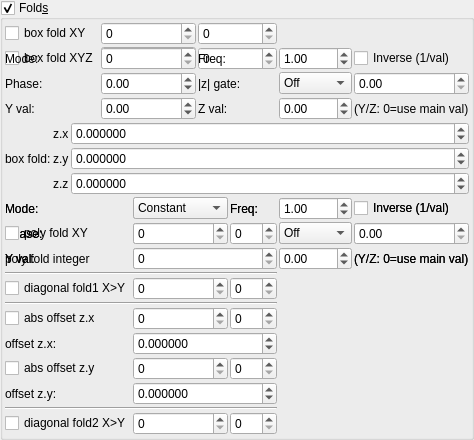
    <widget class="MyGroupBox" name="groupCheck_transf_function_enabled_false">
     <property name="toolTip">
      <string/>
     </property>
     <property name="title">
      <string>Fold&amp;s</string>
     </property>
     <property name="checkable">
      <bool>true</bool>
     </property>
     <layout class="QVBoxLayout" name="verticalLayout_33" stretch="0,0,0">
      <property name="spacing">
       <number>2</number>
      </property>
      <property name="leftMargin">
       <number>2</number>
      </property>
      <property name="topMargin">
       <number>2</number>
      </property>
      <property name="rightMargin">
       <number>2</number>
      </property>
      <property name="bottomMargin">
       <number>2</number>
      </property>
      <item>
       <layout class="QGridLayout" name="gridLayout_15" rowstretch="0,0" columnstretch="0,1,1">
        <property name="spacing">
         <number>2</number>
        </property>
        <item row="0" column="2">
         <widget class="MySpinBox" name="spinboxInt_transf_stop_iterations_A">
          <property name="enabled">
           <bool>true</bool>
          </property>
          <property name="sizePolicy">
           <sizepolicy hsizetype="Minimum" vsizetype="Maximum">
            <horstretch>0</horstretch>
            <verstretch>0</verstretch>
           </sizepolicy>
          </property>
          <property name="maximum">
           <number>999</number>
          </property>
         </widget>
        </item>
        <item row="0" column="1">
         <widget class="MySpinBox" name="spinboxInt_transf_start_iterations_A">
          <property name="enabled">
           <bool>true</bool>
          </property>
          <property name="sizePolicy">
           <sizepolicy hsizetype="Minimum" vsizetype="Maximum">
            <horstretch>0</horstretch>
            <verstretch>0</verstretch>
           </sizepolicy>
          </property>
          <property name="maximum">
           <number>999</number>
          </property>
         </widget>
        </item>
        <item row="1" column="0">
         <widget class="MyCheckBox" name="checkBox_transf_function_enabledB_false">
          <property name="text">
           <string notr="true">box fold XYZ</string>
          </property>
         </widget>
        </item>
        <item row="1" column="2">
         <widget class="MySpinBox" name="spinboxInt_transf_stop_iterations_B">
          <property name="enabled">
           <bool>true</bool>
          </property>
          <property name="sizePolicy">
           <sizepolicy hsizetype="Minimum" vsizetype="Maximum">
            <horstretch>0</horstretch>
            <verstretch>0</verstretch>
           </sizepolicy>
          </property>
          <property name="maximum">
           <number>999</number>
          </property>
         </widget>
        </item>
      <item row="1" column="0">
       <widget class="QLabel"><property name="text"><string>Mode:</string></property></widget>
      </item>
      <item row="1" column="1">
       <widget class="MyComboBox" name="comboBox_transf_multiplier_value_mode_1">
        <item><property name="text"><string notr="true">Constant</string></property></item>
        <item><property name="text"><string notr="true">Sine</string></property></item>
        <item><property name="text"><string notr="true">Ramp</string></property></item>
        <item><property name="text"><string notr="true">Exponential</string></property></item>
        <item><property name="text"><string notr="true">Triangle</string></property></item>
        <item><property name="text"><string notr="true">Square</string></property></item>
        <item><property name="text"><string notr="true">Smoothstep</string></property></item>
       </widget>
      </item>
      <item row="1" column="2">
       <widget class="QLabel"><property name="text"><string>Freq:</string></property></widget>
      </item>
      <item row="1" column="3">
       <widget class="MyDoubleSpinBox" name="spinbox_transf_multiplier_frequency_1">
        <property name="minimum"><double>0.01</double></property><property name="maximum"><double>100.0</double></property>
        <property name="singleStep"><double>0.1</double></property><property name="value"><double>1.0</double></property>
       </widget>
      </item>
      <item row="1" column="4" colspan="2">
       <widget class="MyCheckBox" name="checkBox_transf_multiplier_inverse_1">
        <property name="text"><string>Inverse (1/val)</string></property>
       </widget>
      </item>
      <item row="2" column="0">
       <widget class="QLabel"><property name="text"><string>Phase:</string></property></widget>
      </item>
      <item row="2" column="1">
       <widget class="MyDoubleSpinBox" name="spinbox_transf_multiplier_phase_1">
        <property name="minimum"><double>-10.0</double></property><property name="maximum"><double>10.0</double></property>
        <property name="singleStep"><double>0.1</double></property><property name="value"><double>0.0</double></property>
       </widget>
      </item>
      <item row="2" column="2">
       <widget class="QLabel"><property name="text"><string>|z| gate:</string></property></widget>
      </item>
      <item row="2" column="3">
       <widget class="MyComboBox" name="comboBox_transf_multiplier_threshold_mode_1">
        <item><property name="text"><string notr="true">Off</string></property></item>
        <item><property name="text"><string notr="true">&gt; thresh</string></property></item>
        <item><property name="text"><string notr="true">&lt; thresh</string></property></item>
       </widget>
      </item>
      <item row="2" column="4" colspan="2">
       <widget class="MyDoubleSpinBox" name="spinbox_transf_multiplier_threshold_1">
        <property name="minimum"><double>0.0</double></property><property name="maximum"><double>1000.0</double></property>
        <property name="singleStep"><double>0.1</double></property><property name="value"><double>0.0</double></property>
       </widget>
      </item>
      <item row="3" column="0">
       <widget class="QLabel"><property name="text"><string>Y val:</string></property></widget>
      </item>
      <item row="3" column="1">
       <widget class="MyDoubleSpinBox" name="spinbox_transf_multiplier_scale_y_1">
        <property name="minimum"><double>-100.0</double></property><property name="maximum"><double>100.0</double></property>
        <property name="singleStep"><double>0.01</double></property><property name="value"><double>0.0</double></property>
       </widget>
      </item>
      <item row="3" column="2">
       <widget class="QLabel"><property name="text"><string>Z val:</string></property></widget>
      </item>
      <item row="3" column="3">
       <widget class="MyDoubleSpinBox" name="spinbox_transf_multiplier_scale_z_1">
        <property name="minimum"><double>-100.0</double></property><property name="maximum"><double>100.0</double></property>
        <property name="singleStep"><double>0.01</double></property><property name="value"><double>0.0</double></property>
       </widget>
      </item>
      <item row="3" column="4" colspan="2">
       <widget class="QLabel"><property name="text"><string notr="true">(Y/Z: 0=use main val)</string></property></widget>
      </item>
        <item row="1" column="1">
         <widget class="MySpinBox" name="spinboxInt_transf_start_iterations_B">
          <property name="enabled">
           <bool>true</bool>
          </property>
          <property name="sizePolicy">
           <sizepolicy hsizetype="Minimum" vsizetype="Maximum">
            <horstretch>0</horstretch>
            <verstretch>0</verstretch>
           </sizepolicy>
          </property>
          <property name="maximum">
           <number>999</number>
          </property>
         </widget>
        </item>
        <item row="0" column="0">
         <widget class="MyCheckBox" name="checkBox_transf_function_enabledA_false">
          <property name="text">
           <string notr="true">box fold XY</string>
          </property>
         </widget>
        </item>
       </layout>
      </item>
      <item>
       <layout class="QGridLayout" name="gridLayout_16" columnstretch="0,0,1">
        <property name="spacing">
         <number>2</number>
        </property>
        <item row="2" column="1">
         <widget class="QLabel" name="label_131">
          <property name="text">
           <string notr="true">z.z</string>
          </property>
         </widget>
        </item>
        <item row="1" column="1">
         <widget class="QLabel" name="label_130">
          <property name="text">
           <string notr="true">z.y</string>
          </property>
         </widget>
        </item>
        <item row="0" column="1">
         <widget class="QLabel" name="label_132">
          <property name="text">
           <string notr="true">z.x</string>
          </property>
         </widget>
        </item>
        <item row="1" column="0">
         <widget class="QLabel" name="label_109">
          <property name="text">
           <string>box fold:</string>
          </property>
         </widget>
        </item>
        <item row="0" column="2">
         <widget class="MyDoubleSpinBox" name="spinbox3_transf_addition_constantA_111_x">
          <property name="sizePolicy">
           <sizepolicy hsizetype="Minimum" vsizetype="Maximum">
            <horstretch>0</horstretch>
            <verstretch>0</verstretch>
           </sizepolicy>
          </property>
          <property name="prefix">
           <string/>
          </property>
          <property name="suffix">
           <string/>
          </property>
          <property name="decimals">
           <number>6</number>
          </property>
          <property name="minimum">
           <double>-99.989999999999995</double>
          </property>
          <property name="maximum">
           <double>99.989999999999995</double>
          </property>
          <property name="singleStep">
           <double>0.100000000000000</double>
          </property>
         </widget>
        </item>
        <item row="1" column="2">
         <widget class="MyDoubleSpinBox" name="spinbox3_transf_addition_constantA_111_y">
          <property name="sizePolicy">
           <sizepolicy hsizetype="Minimum" vsizetype="Maximum">
            <horstretch>0</horstretch>
            <verstretch>0</verstretch>
           </sizepolicy>
          </property>
          <property name="prefix">
           <string/>
          </property>
          <property name="suffix">
           <string/>
          </property>
          <property name="decimals">
           <number>6</number>
          </property>
          <property name="minimum">
           <double>-99.989999999999995</double>
          </property>
          <property name="maximum">
           <double>99.989999999999995</double>
          </property>
          <property name="singleStep">
           <double>0.100000000000000</double>
          </property>
         </widget>
        </item>
        <item row="2" column="2">
         <widget class="MyDoubleSpinBox" name="spinbox3_transf_addition_constantA_111_z">
          <property name="sizePolicy">
           <sizepolicy hsizetype="Minimum" vsizetype="Maximum">
            <horstretch>0</horstretch>
            <verstretch>0</verstretch>
           </sizepolicy>
          </property>
          <property name="prefix">
           <string/>
          </property>
          <property name="suffix">
           <string/>
          </property>
          <property name="decimals">
           <number>6</number>
          </property>
          <property name="minimum">
           <double>-99.989999999999995</double>
          </property>
          <property name="maximum">
           <double>99.989999999999995</double>
          </property>
          <property name="singleStep">
           <double>0.100000000000000</double>
          </property>
         </widget>
        </item>
       </layout>
      </item>
      <item>
       <layout class="QGridLayout" name="gridLayout_10" columnstretch="0,1,1">
        <property name="spacing">
         <number>2</number>
        </property>
        <item row="9" column="1">
         <widget class="MySpinBox" name="spinboxInt_transf_start_iterations_D">
          <property name="enabled">
           <bool>true</bool>
          </property>
          <property name="sizePolicy">
           <sizepolicy hsizetype="Minimum" vsizetype="Maximum">
            <horstretch>0</horstretch>
            <verstretch>0</verstretch>
           </sizepolicy>
          </property>
          <property name="maximum">
           <number>999</number>
          </property>
         </widget>
        </item>
        <item row="9" column="2">
         <widget class="MySpinBox" name="spinboxInt_transf_stop_iterations_D">
          <property name="enabled">
           <bool>true</bool>
          </property>
          <property name="sizePolicy">
           <sizepolicy hsizetype="Minimum" vsizetype="Maximum">
            <horstretch>0</horstretch>
            <verstretch>0</verstretch>
           </sizepolicy>
          </property>
          <property name="maximum">
           <number>999</number>
          </property>
         </widget>
        </item>
      <item row="1" column="0">
       <widget class="QLabel"><property name="text"><string>Mode:</string></property></widget>
      </item>
      <item row="1" column="1">
       <widget class="MyComboBox" name="comboBox_transf_multiplier_value_mode_3">
        <item><property name="text"><string notr="true">Constant</string></property></item>
        <item><property name="text"><string notr="true">Sine</string></property></item>
        <item><property name="text"><string notr="true">Ramp</string></property></item>
        <item><property name="text"><string notr="true">Exponential</string></property></item>
        <item><property name="text"><string notr="true">Triangle</string></property></item>
        <item><property name="text"><string notr="true">Square</string></property></item>
        <item><property name="text"><string notr="true">Smoothstep</string></property></item>
       </widget>
      </item>
      <item row="1" column="2">
       <widget class="QLabel"><property name="text"><string>Freq:</string></property></widget>
      </item>
      <item row="1" column="3">
       <widget class="MyDoubleSpinBox" name="spinbox_transf_multiplier_frequency_3">
        <property name="minimum"><double>0.01</double></property><property name="maximum"><double>100.0</double></property>
        <property name="singleStep"><double>0.1</double></property><property name="value"><double>1.0</double></property>
       </widget>
      </item>
      <item row="1" column="4" colspan="2">
       <widget class="MyCheckBox" name="checkBox_transf_multiplier_inverse_3">
        <property name="text"><string>Inverse (1/val)</string></property>
       </widget>
      </item>
      <item row="2" column="0">
       <widget class="QLabel"><property name="text"><string>Phase:</string></property></widget>
      </item>
      <item row="2" column="1">
       <widget class="MyDoubleSpinBox" name="spinbox_transf_multiplier_phase_3">
        <property name="minimum"><double>-10.0</double></property><property name="maximum"><double>10.0</double></property>
        <property name="singleStep"><double>0.1</double></property><property name="value"><double>0.0</double></property>
       </widget>
      </item>
      <item row="2" column="2">
       <widget class="QLabel"><property name="text"><string>|z| gate:</string></property></widget>
      </item>
      <item row="2" column="3">
       <widget class="MyComboBox" name="comboBox_transf_multiplier_threshold_mode_3">
        <item><property name="text"><string notr="true">Off</string></property></item>
        <item><property name="text"><string notr="true">&gt; thresh</string></property></item>
        <item><property name="text"><string notr="true">&lt; thresh</string></property></item>
       </widget>
      </item>
      <item row="2" column="4" colspan="2">
       <widget class="MyDoubleSpinBox" name="spinbox_transf_multiplier_threshold_3">
        <property name="minimum"><double>0.0</double></property><property name="maximum"><double>1000.0</double></property>
        <property name="singleStep"><double>0.1</double></property><property name="value"><double>0.0</double></property>
       </widget>
      </item>
      <item row="3" column="0">
       <widget class="QLabel"><property name="text"><string>Y val:</string></property></widget>
      </item>
      <item row="3" column="1">
       <widget class="MyDoubleSpinBox" name="spinbox_transf_multiplier_scale_y_3">
        <property name="minimum"><double>-100.0</double></property><property name="maximum"><double>100.0</double></property>
        <property name="singleStep"><double>0.01</double></property><property name="value"><double>0.0</double></property>
       </widget>
      </item>
      <item row="3" column="2">
       <widget class="QLabel"><property name="text"><string>Z val:</string></property></widget>
      </item>
      <item row="3" column="3">
       <widget class="MyDoubleSpinBox" name="spinbox_transf_multiplier_scale_z_3">
        <property name="minimum"><double>-100.0</double></property><property name="maximum"><double>100.0</double></property>
        <property name="singleStep"><double>0.01</double></property><property name="value"><double>0.0</double></property>
       </widget>
      </item>
      <item row="3" column="4" colspan="2">
       <widget class="QLabel"><property name="text"><string notr="true">(Y/Z: 0=use main val)</string></property></widget>
      </item>
        <item row="6" column="0" colspan="3">
         <widget class="Line" name="line">
          <property name="orientation">
           <enum>Qt::Horizontal</enum>
          </property>
         </widget>
        </item>
        <item row="12" column="1">
         <widget class="MySpinBox" name="spinboxInt_transf_start_iterations_Cy">
          <property name="sizePolicy">
           <sizepolicy hsizetype="Minimum" vsizetype="Maximum">
            <horstretch>0</horstretch>
            <verstretch>0</verstretch>
           </sizepolicy>
          </property>
          <property name="minimum">
           <number>0</number>
          </property>
          <property name="maximum">
           <number>999</number>
          </property>
          <property name="value">
           <number>0</number>
          </property>
         </widget>
        </item>
        <item row="12" column="0">
         <widget class="MyCheckBox" name="checkBox_transf_function_enabledCy_false">
          <property name="text">
           <string notr="true">diagonal fold2 X&gt;Y</string>
          </property>
         </widget>
        </item>
        <item row="3" column="0">
         <widget class="QLabel" name="label_45">
          <property name="text">
           <string>poly fold integer</string>
          </property>
         </widget>
        </item>
        <item row="5" column="0">
         <widget class="MyCheckBox" name="checkBox_transf_function_enabledCx_false">
          <property name="text">
           <string notr="true">diagonal fold1 X&gt;Y</string>
          </property>
         </widget>
        </item>
        <item row="5" column="2">
         <widget class="MySpinBox" name="spinboxInt_transf_stop_iterations_Cx">
          <property name="enabled">
           <bool>true</bool>
          </property>
          <property name="sizePolicy">
           <sizepolicy hsizetype="Minimum" vsizetype="Maximum">
            <horstretch>0</horstretch>
            <verstretch>0</verstretch>
           </sizepolicy>
          </property>
          <property name="maximum">
           <number>999</number>
          </property>
         </widget>
        </item>
      <item row="1" column="0">
       <widget class="QLabel"><property name="text"><string>Mode:</string></property></widget>
      </item>
      <item row="1" column="1">
       <widget class="MyComboBox" name="comboBox_transf_multiplier_value_mode_2">
        <item><property name="text"><string notr="true">Constant</string></property></item>
        <item><property name="text"><string notr="true">Sine</string></property></item>
        <item><property name="text"><string notr="true">Ramp</string></property></item>
        <item><property name="text"><string notr="true">Exponential</string></property></item>
        <item><property name="text"><string notr="true">Triangle</string></property></item>
        <item><property name="text"><string notr="true">Square</string></property></item>
        <item><property name="text"><string notr="true">Smoothstep</string></property></item>
       </widget>
      </item>
      <item row="1" column="2">
       <widget class="QLabel"><property name="text"><string>Freq:</string></property></widget>
      </item>
      <item row="1" column="3">
       <widget class="MyDoubleSpinBox" name="spinbox_transf_multiplier_frequency_2">
        <property name="minimum"><double>0.01</double></property><property name="maximum"><double>100.0</double></property>
        <property name="singleStep"><double>0.1</double></property><property name="value"><double>1.0</double></property>
       </widget>
      </item>
      <item row="1" column="4" colspan="2">
       <widget class="MyCheckBox" name="checkBox_transf_multiplier_inverse_2">
        <property name="text"><string>Inverse (1/val)</string></property>
       </widget>
      </item>
      <item row="2" column="0">
       <widget class="QLabel"><property name="text"><string>Phase:</string></property></widget>
      </item>
      <item row="2" column="1">
       <widget class="MyDoubleSpinBox" name="spinbox_transf_multiplier_phase_2">
        <property name="minimum"><double>-10.0</double></property><property name="maximum"><double>10.0</double></property>
        <property name="singleStep"><double>0.1</double></property><property name="value"><double>0.0</double></property>
       </widget>
      </item>
      <item row="2" column="2">
       <widget class="QLabel"><property name="text"><string>|z| gate:</string></property></widget>
      </item>
      <item row="2" column="3">
       <widget class="MyComboBox" name="comboBox_transf_multiplier_threshold_mode_2">
        <item><property name="text"><string notr="true">Off</string></property></item>
        <item><property name="text"><string notr="true">&gt; thresh</string></property></item>
        <item><property name="text"><string notr="true">&lt; thresh</string></property></item>
       </widget>
      </item>
      <item row="2" column="4" colspan="2">
       <widget class="MyDoubleSpinBox" name="spinbox_transf_multiplier_threshold_2">
        <property name="minimum"><double>0.0</double></property><property name="maximum"><double>1000.0</double></property>
        <property name="singleStep"><double>0.1</double></property><property name="value"><double>0.0</double></property>
       </widget>
      </item>
      <item row="3" column="0">
       <widget class="QLabel"><property name="text"><string>Y val:</string></property></widget>
      </item>
      <item row="3" column="1">
       <widget class="MyDoubleSpinBox" name="spinbox_transf_multiplier_scale_y_2">
        <property name="minimum"><double>-100.0</double></property><property name="maximum"><double>100.0</double></property>
        <property name="singleStep"><double>0.01</double></property><property name="value"><double>0.0</double></property>
       </widget>
      </item>
      <item row="3" column="2">
       <widget class="QLabel"><property name="text"><string>Z val:</string></property></widget>
      </item>
      <item row="3" column="3">
       <widget class="MyDoubleSpinBox" name="spinbox_transf_multiplier_scale_z_2">
        <property name="minimum"><double>-100.0</double></property><property name="maximum"><double>100.0</double></property>
        <property name="singleStep"><double>0.01</double></property><property name="value"><double>0.0</double></property>
       </widget>
      </item>
      <item row="3" column="4" colspan="2">
       <widget class="QLabel"><property name="text"><string notr="true">(Y/Z: 0=use main val)</string></property></widget>
      </item>
        <item row="2" column="1">
         <widget class="MySpinBox" name="spinboxInt_transf_start_iterations_P">
          <property name="enabled">
           <bool>true</bool>
          </property>
          <property name="sizePolicy">
           <sizepolicy hsizetype="Minimum" vsizetype="Maximum">
            <horstretch>0</horstretch>
            <verstretch>0</verstretch>
           </sizepolicy>
          </property>
          <property name="maximum">
           <number>999</number>
          </property>
         </widget>
        </item>
        <item row="5" column="1">
         <widget class="MySpinBox" name="spinboxInt_transf_start_iterations_Cx">
          <property name="enabled">
           <bool>true</bool>
          </property>
          <property name="sizePolicy">
           <sizepolicy hsizetype="Minimum" vsizetype="Maximum">
            <horstretch>0</horstretch>
            <verstretch>0</verstretch>
           </sizepolicy>
          </property>
          <property name="maximum">
           <number>999</number>
          </property>
         </widget>
        </item>
        <item row="3" column="1" colspan="2">
         <widget class="MySpinBox" name="spinboxInt_transf_int_6">
          <property name="enabled">
           <bool>true</bool>
          </property>
          <property name="sizePolicy">
           <sizepolicy hsizetype="Minimum" vsizetype="Maximum">
            <horstretch>0</horstretch>
            <verstretch>0</verstretch>
           </sizepolicy>
          </property>
          <property name="maximum">
           <number>999</number>
          </property>
         </widget>
        </item>
        <item row="7" column="0">
         <widget class="MyCheckBox" name="checkBox_transf_function_enabledC_false">
          <property name="text">
           <string notr="true">abs offset z.x</string>
          </property>
         </widget>
        </item>
        <item row="2" column="0">
         <widget class="MyCheckBox" name="checkBox_transf_function_enabledP_false">
          <property name="font">
           <font>
            <weight>50</weight>
            <bold>false</bold>
           </font>
          </property>
          <property name="text">
           <string>poly fold XY</string>
          </property>
         </widget>
        </item>
        <item row="4" column="0" colspan="3">
         <widget class="Line" name="line_4">
          <property name="orientation">
           <enum>Qt::Horizontal</enum>
          </property>
         </widget>
        </item>
        <item row="2" column="2">
         <widget class="MySpinBox" name="spinboxInt_transf_stop_iterations_P">
          <property name="enabled">
           <bool>true</bool>
          </property>
          <property name="sizePolicy">
           <sizepolicy hsizetype="Minimum" vsizetype="Maximum">
            <horstretch>0</horstretch>
            <verstretch>0</verstretch>
           </sizepolicy>
          </property>
          <property name="maximum">
           <number>999</number>
          </property>
         </widget>
        </item>
        <item row="7" column="2">
         <widget class="MySpinBox" name="spinboxInt_transf_stop_iterations_C">
          <property name="enabled">
           <bool>true</bool>
          </property>
          <property name="sizePolicy">
           <sizepolicy hsizetype="Minimum" vsizetype="Maximum">
            <horstretch>0</horstretch>
            <verstretch>0</verstretch>
           </sizepolicy>
          </property>
          <property name="maximum">
           <number>999</number>
          </property>
         </widget>
        </item>
        <item row="12" column="2">
         <widget class="MySpinBox" name="spinboxInt_transf_stop_iterations_Cy">
          <property name="sizePolicy">
           <sizepolicy hsizetype="Preferred" vsizetype="Maximum">
            <horstretch>0</horstretch>
            <verstretch>0</verstretch>
           </sizepolicy>
          </property>
          <property name="maximum">
           <number>999</number>
          </property>
         </widget>
        </item>
        <item row="8" column="0">
         <widget class="QLabel" name="label_43">
          <property name="text">
           <string>offset z.x:</string>
          </property>
         </widget>
        </item>
        <item row="9" column="0">
         <widget class="MyCheckBox" name="checkBox_transf_function_enabledD_false">
          <property name="enabled">
           <bool>true</bool>
          </property>
          <property name="text">
           <string notr="true">abs offset z.y</string>
          </property>
         </widget>
        </item>
        <item row="7" column="1">
         <widget class="MySpinBox" name="spinboxInt_transf_start_iterations_C">
          <property name="enabled">
           <bool>true</bool>
          </property>
          <property name="sizePolicy">
           <sizepolicy hsizetype="Minimum" vsizetype="Maximum">
            <horstretch>0</horstretch>
            <verstretch>0</verstretch>
           </sizepolicy>
          </property>
          <property name="maximum">
           <number>999</number>
          </property>
         </widget>
        </item>
        <item row="10" column="0">
         <widget class="QLabel" name="label_38">
          <property name="text">
           <string>offset z.y:</string>
          </property>
         </widget>
        </item>
        <item row="10" column="1" colspan="2">
         <widget class="MyDoubleSpinBox" name="spinbox_transf_offsetD_0">
          <property name="enabled">
           <bool>true</bool>
          </property>
          <property name="sizePolicy">
           <sizepolicy hsizetype="Minimum" vsizetype="Maximum">
            <horstretch>0</horstretch>
            <verstretch>0</verstretch>
           </sizepolicy>
          </property>
          <property name="prefix">
           <string/>
          </property>
          <property name="suffix">
           <string/>
          </property>
          <property name="decimals">
           <number>6</number>
          </property>
          <property name="minimum">
           <double>-99.989999999999995</double>
          </property>
          <property name="maximum">
           <double>99.989999999999995</double>
          </property>
          <property name="singleStep">
           <double>0.100000000000000</double>
          </property>
         </widget>
        </item>
        <item row="8" column="1" colspan="2">
         <widget class="MyDoubleSpinBox" name="spinbox_transf_offsetC_0">
          <property name="enabled">
           <bool>true</bool>
          </property>
          <property name="sizePolicy">
           <sizepolicy hsizetype="Minimum" vsizetype="Maximum">
            <horstretch>0</horstretch>
            <verstretch>0</verstretch>
           </sizepolicy>
          </property>
          <property name="prefix">
           <string/>
          </property>
          <property name="suffix">
           <string/>
          </property>
          <property name="decimals">
           <number>6</number>
          </property>
          <property name="minimum">
           <double>-99.989999999999995</double>
          </property>
          <property name="maximum">
           <double>99.989999999999995</double>
          </property>
          <property name="singleStep">
           <double>0.100000000000000</double>
          </property>
         </widget>
        </item>
        <item row="11" column="0" colspan="3">
         <widget class="Line" name="line_2">
          <property name="orientation">
           <enum>Qt::Horizontal</enum>
          </property>
         </widget>
        </item>
       </layout>
      </item>
     </layout>
    </widget>
